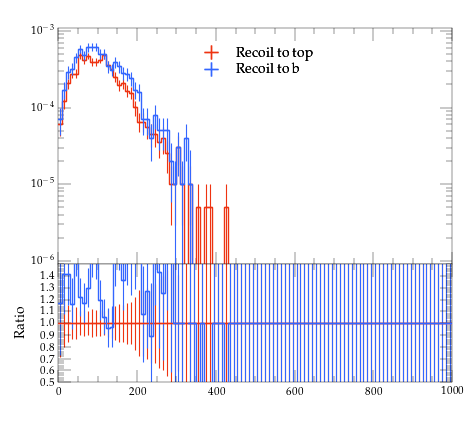

This chart was generated by the following Python code:
#! /usr/bin/env python

# This Python script was auto-generated using YODA v2.0.2.
# Analysis object: /MC_TTBAR/onelep_t_pT_W_cut
# Timestamp: 31-07-2026 (12:23:23)

import matplotlib as mpl
import matplotlib.pyplot as plt
mpl.use('Agg') # comment out for interactive use
import os
import numpy as np

plotDir = os.path.split(os.path.realpath(__file__))[0]
if 'YODA_USER_PLOT_PATH' in globals():
    plot_outdir = globals()['YODA_USER_PLOT_PATH']
else:
    plot_outdir = plotDir

#plot style
plt.style.use(os.path.join(plotDir, '../default.mplstyle'))
# plot metadata
figW, figH = plt.rcParams['figure.figsize']
ax_xLabel = r''
ax_yLabel = r''
ax_title  = r''
ax_xScale = 'linear'
ax_yScale = 'log'
xLims = (0.0, 1000.0)
yLims = (9e-07, 0.0011)

# TeX-friendly labels for the legend
labels = {
    'legend' : ([ r"Recoil to top", r"Recoil to b" ], r""),
}

# Adjust canvas width and height
canvasW = 10.0
canvasH = 9.0
figW *= canvasW/10.
figH *= canvasH/9.

# Create figure and axis objects
fig, (ax, ratio0_ax) = plt.subplots(2, 1, sharex=True,
                  figsize=(figW,figH), gridspec_kw={'height_ratios': (6.0, 3.0)})

# Set figure margins
plt.subplots_adjust(
    left   = 1.0 * plt.rcParams['figure.subplot.left'],
    right  = 1.0 * plt.rcParams['figure.subplot.right'],
    top    = 1.0 * plt.rcParams['figure.subplot.top'],
    bottom = 1.0 * plt.rcParams['figure.subplot.bottom'])

ratio0_ax.yaxis.set_major_locator(mpl.ticker.MultipleLocator(0.1))
ratio0_ax.set_ylim(0.5, 1.4999)
ratio0_ax.set_ylabel('Ratio')

# the numerical data is stored in a separate file
dataf = dict()
prefix = os.path.split(__file__)[0]
if prefix:    prefix = prefix + '/'
exec(open(prefix+'onelep_t_pT_W_cut__data.py').read(), dataf)


legend_handles = dict() # keep track of handles for the legend

# style options for curves
# starts at zorder>=5 to draw curve on top of legend
styles = {
  'recoil_t': {
    'color' : '#EE3311',
    'linestyle' : '-',
    'linewidth' : 1,
    'marker' : 'none',
    'markersize' : 2,
    'capsize' : 0.0,
    'zorder' : 5,
    'histstyle' : 1,
    'drawstyle' : 'steps-pre',
    'xerrorbars' : 1,
    'yerrorbars' : 1,
    'fillcolor' : None,
    'fillopacity' : 1.0,
    'ratio0_linestyle' : '-',
    'ratio0_linewidth' : 1,
    'ratio0_marker' : 'none',
    'ratio0_markersize' : 2,
    'ratio0_capsize' : 0.0,
    'ratio0_zorder' : 5,
    'ratio0_histstyle' : 1,
    'ratio0_drawstyle' : 'steps-pre',
    'ratio0_xerrorbars' : 1,
    'ratio0_yerrorbars' : 1,
  },
  'recoil_b': {
    'color' : '#3366FF',
    'linestyle' : '-',
    'linewidth' : 1,
    'marker' : 'none',
    'markersize' : 2,
    'capsize' : 0.0,
    'zorder' : 6,
    'histstyle' : 1,
    'drawstyle' : 'steps-pre',
    'xerrorbars' : 1,
    'yerrorbars' : 1,
    'fillcolor' : None,
    'fillopacity' : 1.0,
    'ratio0_linestyle' : '-',
    'ratio0_linewidth' : 1,
    'ratio0_marker' : 'none',
    'ratio0_markersize' : 2,
    'ratio0_capsize' : 0.0,
    'ratio0_zorder' : 6,
    'ratio0_histstyle' : 1,
    'ratio0_drawstyle' : 'steps-pre',
    'ratio0_xerrorbars' : 1,
    'ratio0_yerrorbars' : 1,
  },
}

# curve from input yoda files in main panel
for label, yvals in dataf['yvals'].items():
    if all(np.isnan(v) for v in dataf['yvals'][label]):
        continue
    tmp = None
    if styles[label]['histstyle']: # draw as histogram
        xpos = dataf['xedges'][label] if styles[label]['drawstyle'] else dataf['xpoints'][label]
        ypos = np.insert(yvals, 0, yvals[0]) if styles[label]['drawstyle'] else yvals
        if styles[label]['fillcolor']: # fill area below curve
            ax.fill_between(xpos, ypos, step='pre',
                            color=styles[label]['fillcolor'],
                            alpha=styles[label]['fillopacity'])
        tmp, = ax.plot(xpos, ypos,
                       color=styles[label]['color'],
                       linestyle=styles[label]['linestyle'],
                       linewidth=styles[label]['linewidth'],
                       drawstyle=styles[label]['drawstyle'], solid_joinstyle='miter',
                       zorder=styles[label]['zorder'], label=label)
    tmp = ax.errorbar(dataf['xpoints'][label], yvals,
                      xerr=np.array(dataf['xerrs'][label])*styles[label]['xerrorbars'],
                      yerr=np.array(dataf['yerrs'][label])*styles[label]['yerrorbars'],
                      fmt=styles[label]['marker'], capsize=styles[label]['capsize'],
                      markersize=styles[label]['markersize'],
                      ecolor=styles[label]['color'],
                      color=styles[label]['color'], zorder=styles[label]['zorder'])
    tmp[-1][0].set_linestyle(styles[label]['linestyle'])
    tmp[-1][0].set_linewidth(styles[label]['linewidth'])
    if label in dataf['add_legend_handle']:  legend_handles[label] = tmp
    for varLabel in dataf['variation_yvals'].keys():
        if varLabel.startswith(label):
            tmp, = ax.plot(dataf['xedges'][label], dataf['variation_yvals'][varLabel],
                           color=styles[label]['color'],
                           linestyle=styles[label]['linestyle'],
                           linewidth=styles[label]['linewidth'],
                           drawstyle='steps-pre', solid_joinstyle='miter',
                           zorder=styles[label]['zorder'], alpha=0.5)


# plots on ratio panel
# curve from input yoda files in ratio panel
for label, yvals in dataf['ratio0_yvals'].items():
    if all(np.isnan(v) for v in yvals):
        continue
    if styles[label]['ratio0_histstyle']: # plot as histogram
        xpos = dataf['xedges']['recoil_t'] if styles[label]['ratio0_drawstyle'] else dataf['xpoints']['recoil_t']
        ypos = np.insert(yvals, 0, yvals[0]) if styles[label]['ratio0_drawstyle'] else yvals
        ratio0_ax.plot(xpos, ypos,
                       color=styles[label]['color'],
                       linewidth=styles[label]['linewidth'],
                       linestyle=styles[label]['ratio0_linestyle'],
                       drawstyle=styles[label]['ratio0_drawstyle'], zorder=styles[label]['zorder'],
                       solid_joinstyle='miter')
    tmp = ratio0_ax.errorbar(dataf['xpoints']['recoil_t'], yvals,
                             xerr=np.array(dataf['ref_xerrs'])*styles[label]['ratio0_xerrorbars'],
                             yerr=np.array(dataf['ratio0_yerrs'][label])*styles[label]['ratio0_yerrorbars'],
                             fmt=styles[label]['ratio0_marker'], capsize=styles[label]['ratio0_capsize'],
                             markersize=styles[label]['ratio0_markersize'],
                             ecolor=styles[label]['color'],
                             color=styles[label]['color'])
    tmp[-1][0].set_linestyle(styles[label]['ratio0_linestyle'])
    tmp[-1][0].set_linewidth(styles[label]['ratio0_linewidth'])

    for varlabel in dataf['ratio0_variation_vals'].keys():
        if varlabel.startswith(label):
            ratio0_ax.plot(dataf['xedges']['recoil_t'],
                            dataf['ratio0_variation_vals'][varlabel],
                            color=styles[label]['color'],
                            linestyle=styles[label]['linestyle'],
                            linewidth=styles[label]['linewidth'],
                            drawstyle='steps-pre', solid_joinstyle='miter',
                            zorder=1, alpha=0.5)

legend_items = list(legend_handles.values())
ax.add_artist(ax.legend(legend_items,
                        labels['legend'][0],
                        title=labels['legend'][1],
                        alignment='left',
                        loc='upper center',
                        bbox_to_anchor=(0.5, 0.97)))

# set plot metadata as defined above
ratio0_ax.set_xlabel(ax_xLabel)
ratio0_ax.xaxis.set_label_coords(1., -0.15)
ax.set_ylabel(ax_yLabel, ha='right', va='top')
ax.yaxis.set_label_coords(-0.11, 1.0)
ax.set_title(ax_title, loc='left')
ax.set_xscale(ax_xScale)
ax.set_yscale(ax_yScale)
ax.set_xlim(xLims)
ax.set_ylim(yLims)

# tick formatting
plt.rcParams['xtick.top'] = True
plt.rcParams['ytick.right'] = True
ax.yaxis.set_major_locator(mpl.ticker.LogLocator(base=10.0, numticks=np.inf))
ax.yaxis.set_minor_locator(mpl.ticker.LogLocator(
                           base=10.0, subs=np.arange(0.1, 1, 0.1), numticks=np.inf))
fig.align_ylabels((ax, ratio0_ax))
plt.savefig(os.path.join(plot_outdir, 'onelep_t_pT_W_cut.pdf'), format='PDF')
plt.savefig(os.path.join(plot_outdir, 'onelep_t_pT_W_cut.png'), format='PNG')

plt.close(fig)
